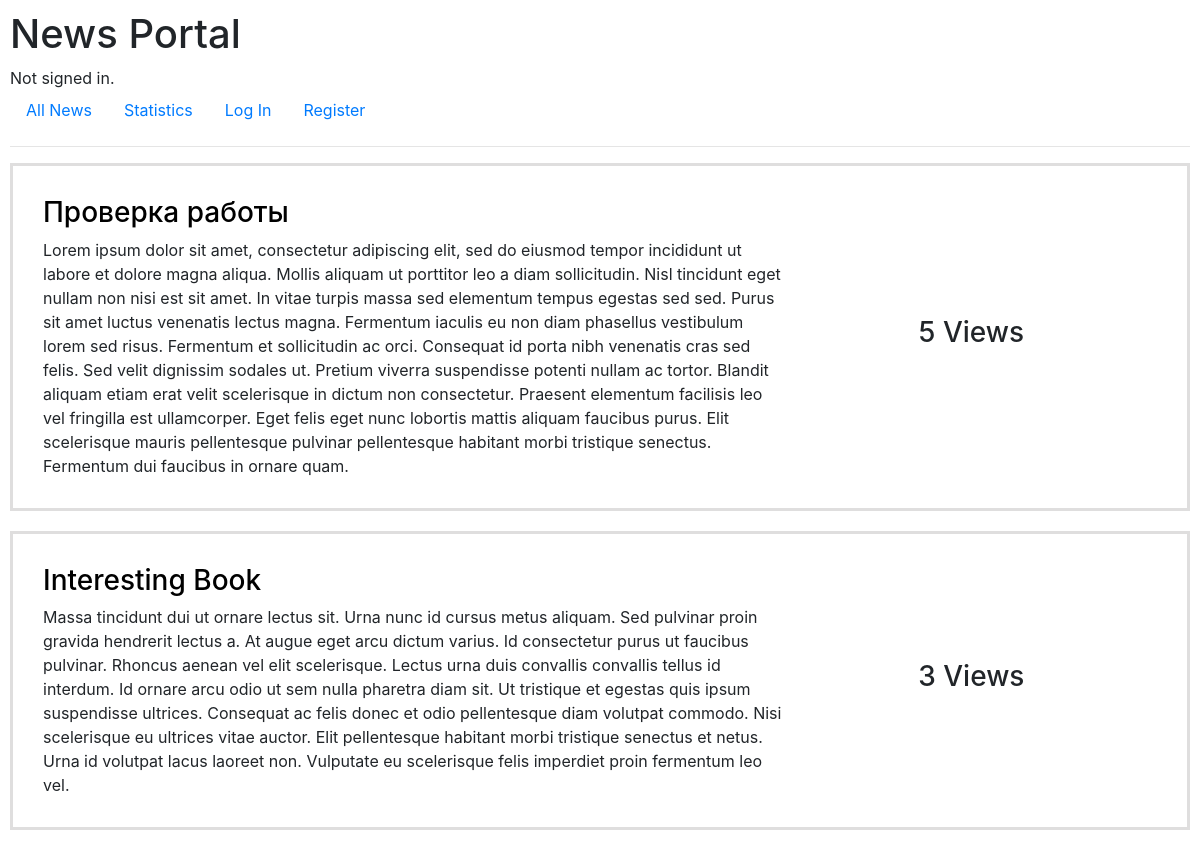
The page / on the database its author committed.
### test_exercise/models.py (models this page shows, shortened)
class News(models.Model):
    author = models.ForeignKey(User, on_delete=models.CASCADE)
    title = models.CharField(max_length=50)
    text = models.TextField(max_length=1000)
    tags = models.CharField(max_length=100)
    created_at = models.DateTimeField(auto_now_add=True)
    views = models.IntegerField(default=0)
    objects = models.Manager()

### test_exercise/views.py (the view)
# urls.py: path('', views.index, name="index"),
def index(request):
    all_news = News.objects.all()
    return render(request, "test_exercise/index.html", {
        "all_news": all_news,
    })

### test_exercise/templates/test_exercise/index.html (shortened to what this page needs)
{% extends "test_exercise/layout.html" %}
{% block body %}
{% for n in all_news %}
    <div class="news">
        <div class="title">
            <h3><a style="color: black" href="{% url 'news' n.id %}">{{ n.title }}</a></h3>
            {{ n.text }}
        </div>
        <h3 class="views">{{ n.views }} Views</h3>
    </div>
{% endfor %}
{% endblock %}

### rows shown on the page
News: title "Проверка работы", text "Lorem ipsum dolor sit amet, consectetur adipiscing elit, sed do eiusmod tempor incididunt ut labore et dolore magna aliqua. Mollis aliquam ut porttitor leo a diam sollicitudin. Nisl tincidunt eget nullam non nisi est sit amet. In vitae turpis massa sed elementum tempus egestas sed sed. Purus sit amet luctus venenatis lectus magna. Fermentum iaculis eu non diam phasellus vestibulum lorem sed risus. Fermentum et sollicitudin ac orci. Consequat id porta nibh venenatis cras sed felis. Sed velit dignissim sodales ut. Pretium viverra suspendisse potenti nullam ac tortor. Blandit aliquam etiam erat velit scelerisque in dictum non consectetur. Praesent elementum facilisis leo vel fringilla est…", views "5"
News: title "Interesting Book", text "Massa tincidunt dui ut ornare lectus sit. Urna nunc id cursus metus aliquam. Sed pulvinar proin gravida hendrerit lectus a. At augue eget arcu dictum varius. Id consectetur purus ut faucibus pulvinar. Rhoncus aenean vel elit scelerisque. Lectus urna duis convallis convallis tellus id interdum. Id ornare arcu odio ut sem nulla pharetra diam sit. Ut tristique et egestas quis ipsum suspendisse ultrices. Consequat ac felis donec et odio pellentesque diam volutpat commodo. Nisi scelerisque eu ultrices vitae auctor. Elit pellentesque habitant morbi tristique senectus et netus. Urna id volutpat lacus laoreet non. Vulputate eu scelerisque felis imperdiet proin fermentum leo vel.", views "3"
